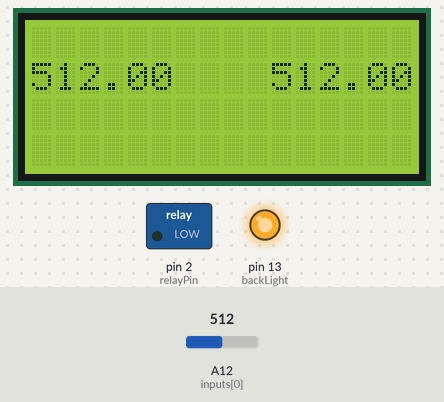
Simulated run of this sketch. Board: Arduino Mega 2560, built with avr-gcc and run on an emulated ATmega2560. Shown: 16×4 character LCD, switched loads named in the sketch (green lamp = pin HIGH), output pins drawn as LEDs (lit = HIGH). The inputs (shaded band) are chosen by the test bench; at power-on: A12 (inputs[0]) = 512.

Above: at 1.2 s.
1.3 s: A12 (inputs[0]) set to 487
At 5.7 s:
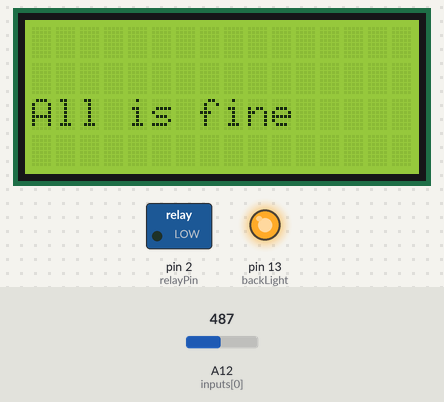
9.0 s: A12 (inputs[0]) set to 510
At 13.6 s:
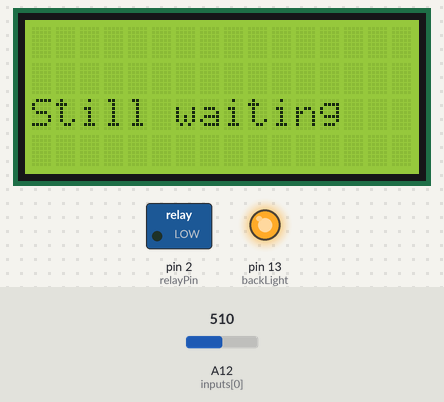
14.6 s: A12 (inputs[0]) set to 490
At 18.4 s:
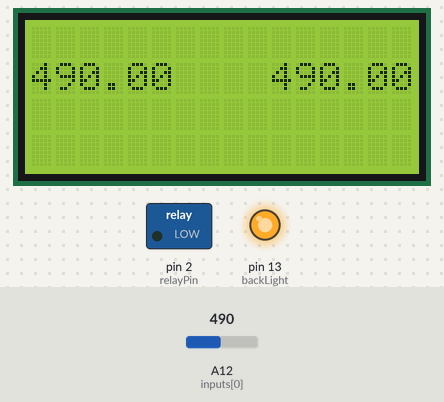
Timing chart, 0 to 19.9 s (numbered marks = the images above; inputs shaded):
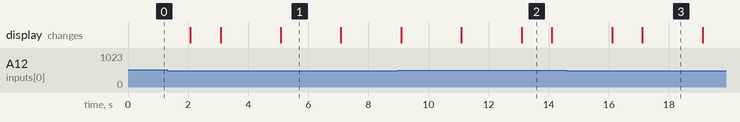

The sketch:

moisture_sensor_LCD.ino
```cpp
#include <LiquidCrystal.h>
// Connections:
// rs (LCD pin 4) to Arduino pin 12
// rw (LCD pin 5) to Arduino pin 11
// enable (LCD pin 6) to Arduino pin 10
// LCD pin 15 to Arduino pin 13
// LCD pins d4, d5, d6, d7 to Arduino pins 7, 6, 5, 4
LiquidCrystal lcd(12, 11, 10, 7, 6, 5, 4);
// Pin used by the Relay
// pin 13 will control the backlight
int relayPin = 2, backLight = 13;

// This array holds the inputs that will be used by the moisture senor(s)
int inputs[] = {A12};

void setup(){
  Serial.begin(9600);
  // Set the pin for outputing.
  pinMode(relayPin, OUTPUT);
  pinMode(backLight, OUTPUT);
  digitalWrite(backLight, HIGH); // turn backlight on. Replace 'HIGH' with 'LOW' to turn it off.
  lcd.begin(16,4);              // columns, rows.  use 16,2 for a 16x2 LCD, etc.
  lcd.clear();                  // start with a blank screen
}

void loop(){
  int ct = (sizeof(inputs)/sizeof(*inputs));
  double value = 0.0, avg = 0.0;
  // Air = sensorValue of 674
  // Straight, filtered water = sensorValue of 324
  for(int i = 0; i < ct; i++){
    value += analogRead(inputs[i]);
  }
  avg = value / ct;
  lcd.clear();
  lcd.setCursor(0,1);
  lcd.print(value);
  lcd.setCursor(10,1);
  lcd.print(avg);
  delay(2000);
  if(avg < 500.0 && avg >= 400.0){
    lcd.clear();
    lcd.setCursor(0,2);         // set cursor to column 0, row 2
    lcd.print("All is fine");
    delay(2000);
  }
  else{
    lcd.clear();
    lcd.setCursor(0,2);         // set cursor to column 0, row 2
    lcd.print("Still waiting");
    delay(1000); // Wait 100 micro seconds before continuing
  }
}
```

Measured:
- the behaviour switches between 500 and 499 on A12 (inputs[0]) (found by bisection; images 0 and 1)
- after the input at 1.3 s, the display: first differs from a run without the input after 1.8 s (image 1 shows a later state)
- after the input at 9.0 s, the display: first differs from a run without the input after 2.1 s (image 2 shows a later state)
- after the input at 14.6 s, the display: first differs from a run without the input after 2.5 s (image 3)
- what the display in image 1 shows lasts 2.0 s, from 5.1 s to 7.1 s
- what the display in image 2 shows lasts 1.0 s, from 13.1 s to 14.1 s
